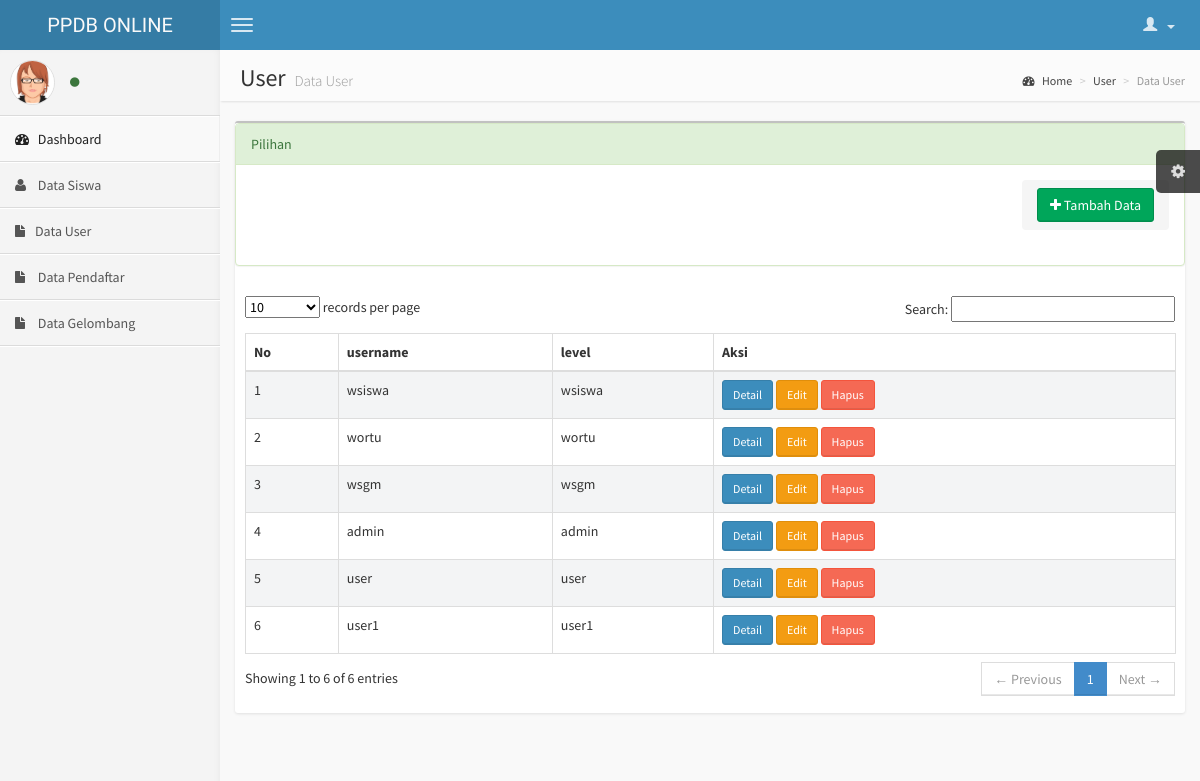
The app's page /index.php/user with its own data.
### tables this page shows
CREATE TABLE `user` (
  `id` int(11) NOT NULL,
  `username` varchar(50) NOT NULL,
  `password` varchar(20) NOT NULL,
  `level` varchar(20) NOT NULL
);

### application/controllers/User.php (called while the page is built, shortened)
<?php
class User extends CI_Controller {
    function __construct()
    {
        $this->load->model('User_model');
        $this->load->library('form_validation');
    }
    public function index()
    {
        $data['User'] = $this->User_model->getAllUser();
        $this->load->view('admin/layouts/header');
        $this->load->view('admin/user/index', $data);
        $this->load->view('admin/layouts/footer');
    }
}
?>

### index.php (called while the page is built, shortened)
<?php
require_once BASEPATH.'core/CodeIgniter.php';

### application/models/User_model.php (called while the page is built, shortened)
<?php
class User_model extends CI_model{
    public function getAllUser()
    {
        $query = $this->db->get('user');
        return $query->result_array();
    }
}
?>

### application/views/admin/user/index.php (the view, shortened to what this page needs)
<section class="content-header">
                    <h1>
                        User
                        <small>Data User</small>
                    </h1>
                    <ol class="breadcrumb">
                        <li><a href="#"><i class="fa fa-dashboard"></i> Home</a></li>
                        <li><a href="<?php echo site_url('control/page/siswa');?>">User</a></li>
                        <li class="active">Data User</li>
                    </ol>
                </section>
                <section class="content">
                    <div class="row">
                        <div class="col-xs-12">
                            <div class="box">
                                <div class="panel panel-success">
                                     <div class="panel-heading">Pilihan</div>
                                     <div class="panel-body">
                                         <ol class="breadcrumb pull-right">
                                        <a href="<?php echo site_url('User/create');?>"><button class="btn btn-success" type="button"><i class="fa fa-plus"></i> Tambah Data</button></a>
                                      </ol>
                                     </div>
                                </div>
                                <div class="box-body table-responsive">
                                    <table id="example1" class="table table-bordered table-striped">
                                        <thead>
                                            <tr>
                                                <th>No</th>
                                                <th>username</th>
                                                <th>level</th>
                                                <th>Aksi</th>
                                            </tr>
                                        </thead>
                                        <tbody>
                                            <?php
                                                $no=0;
                                                foreach($User as $row){
                                                $no++;
                                            ?>
                                            <tr>
                                                <td><?= $no; ?></td>
                                                <td><?= $row['username']; ?></td>
                                                <td><?= $row['level']; ?></td>
                                                <td>
                                                    <a href="<?= base_url('User/detail/'); ?><?= $row['id'] ?>" class="btn btn-sm btn-primary">Detail</a>
                                                    <a href="<?= base_url('User/edit/'); ?><?= $row['id'] ?>" class="btn btn-sm btn-warning">Edit</a>
                                                    <a href="<?= base_url('User/destroy/') ?><?= $row['id'] ?>" onclick="return confirm('anda yakin ingin menghapus data ini?');" class="btn btn-sm btn-danger">Hapus</a>
                                                </td>
                                            </tr>
                                            <?php
                                            }
                                            ?>
                                        </tbody>
                                    </table>
                                </div>
                            </div>
                        </div>
                    </div>
                </section>

### assets/css/AdminLTE.css (style rules this page uses)
html, body { overflow-x: hidden!important; font-family: 'Source Sans Pro', sans-serif; -webkit-font-smoothing: antialiased; min-height: 100%; background: #f9f9f9; }
a { color: #3c8dbc; }
.content { padding: 20px 15px; background: #f9f9f9; }
h1, h2, h3, h4, h5, h6, .h1, .h2, .h3, .h4, .h5, .h6 { font-family: 'Source Sans Pro', sans-serif; }
.table-striped > tbody > tr:nth-child(odd) > td, .table-striped > tbody > tr:nth-child(odd) > th { background-color: #f3f4f5; }
.right-side > .content-header { position: relative; padding: 15px 15px 10px 20px; }
.right-side > .content-header > h1 { margin: 0; font-size: 24px; }
.right-side > .content-header > h1 > small { font-size: 15px; display: inline-block; padding-left: 4px; font-weight: 300; }
.right-side > .content-header > .breadcrumb { float: right; background: transparent; margin-top: 0px; margin-bottom: 0; font-size: 12px; padding: 7px 5px; position: absolute; top: 15px; right: 10px; -webkit-border-radius: 2px; -moz-border-radius: 2px; border-radius: 2px; }
.right-side > .content-header > .breadcrumb > li > a { color: #444; text-decoration: none; }
.right-side > .content-header > .breadcrumb > li > a > .fa, .right-side > .content-header > .breadcrumb > li > a > .glyphicon, .right-side > .content-header > .breadcrumb > li > a > .ion { margin-right: 5px; }
.right-side > .content-header > .breadcrumb > li + li:before { content: '>\00a0'; }
.box { position: relative; background: #ffffff; border-top: 2px solid #c1c1c1; margin-bottom: 20px; -webkit-border-radius: 3px; -moz-border-radius: 3px; border-radius: 3px; width: 100%; box-shadow: 0px 1px 3px rgba(0, 0, 0, 0.1); }
.box .box-body { padding: 10px; -webkit-border-top-left-radius: 0; -webkit-border-top-right-radius: 0; -webkit-border-bottom-right-radius: 3px; -webkit-border-bottom-left-radius: 3px; -moz-border-radius-topleft: 0; -moz-border-radius-topright: 0; -moz-border-radius-bottomright: 3px; -moz-border-radius-bottomleft: 3px; border-top-left-radius: 0; border-top-right-radius: 0; border-bottom-right-radius: 3px; border-bottom-left-radius: 3px; }
.box .box-body .table { margin-bottom: 0; }
.btn { font-weight: 500; -webkit-border-radius: 3px; -moz-border-radius: 3px; border-radius: 3px; border: 1px solid transparent; -webkit-box-shadow: inset 0px -2px 0px 0px rgba(0, 0, 0, 0.09); -moz-box-shadow: inset 0px -2px 0px 0px rgba(0, 0, 0, 0.09); box-shadow: inset 0px -1px 0px 0px rgba(0, 0, 0, 0.09); }
.btn.btn-primary { background-color: #3c8dbc; border-color: #367fa9; }
.btn.btn-success { background-color: #00a65a; border-color: #008d4c; }
.btn.btn-danger { background-color: #f56954; border-color: #f4543c; }
.btn.btn-warning { background-color: #f39c12; border-color: #e08e0b; }
.btn.btn-sm { font-size: 12px; }
.skin-blue .right-side > .content-header { background: #fbfbfb; box-shadow: 1px 1px 2px rgba(0, 0, 0, 0.1); }

### records on screen
user: username "wsiswa", level "wsiswa"
user: username "wortu", level "wortu"
user: username "wsgm", level "wsgm"
user: username "admin", level "admin"
user: username "user", level "user"
user: username "user1", level "user1"
